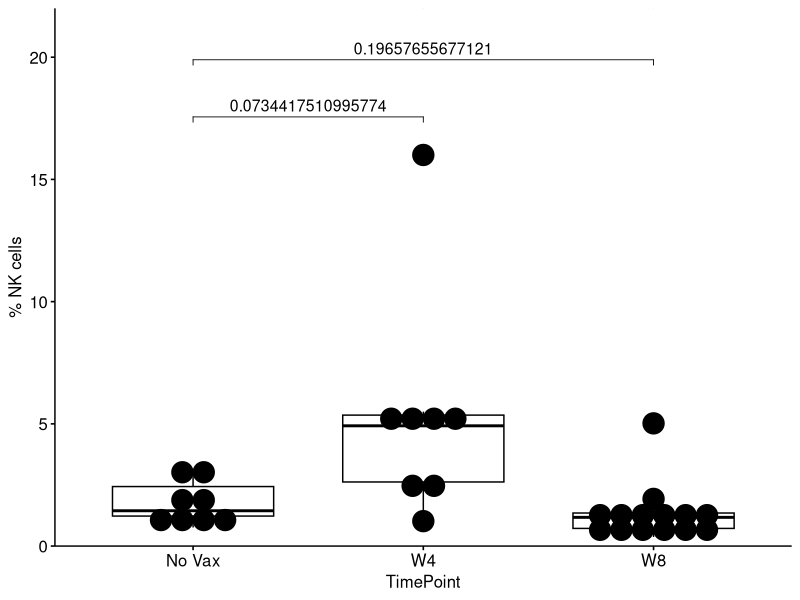
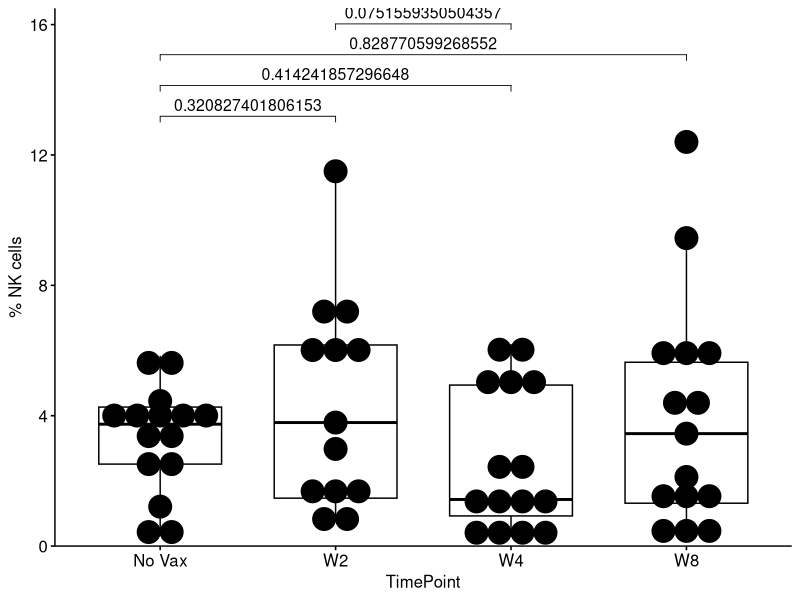

These charts were generated, in order, by the following R code:
# Load the necessary libraries
library(tidyverse)
library(dplyr)
library(ggplot2)
library(cowplot)
library(viridis)
library(ggpubr)
library(rstatix)  
library(ggpubr)  # For easy data-visualization

# Set wd
setwd("C:/Users/Steven Makatsa/OneDrive - UW/Shared Documents - SeshadriLab/Manuscripts/InPreparation/2023_IMPAcTB_CyTOF/Figures")

# Read in the CSVs
Fig3BC <- read.csv("text/Fig3BC.csv")

#####
### BAL Subsets
Fig3BC.bal <- Fig3BC %>% filter(STIM == "Unstim", Tissue == "BAL") %>% arrange(TimePoint)

a <- ggboxplot(Fig3BC.bal, x = "TimePoint", y = "NK_cells",
               ylim = c(0, 20)) +
  geom_dotplot(
    aes(fill = NULL, color = NULL),
    binaxis='y', stackdir='center', dotsize = 1.2,
    position = position_dodge(0.8)) + ylab("% NK cells")
a_test <- Fig3BC.bal %>% dunn_test(NK_cells ~ TimePoint)  %>%
  adjust_pvalue() %>%  add_significance("p.adj") %>% add_xy_position(x = "TimePoint")
ap <- a +
  stat_pvalue_manual(a_test, label = "p", , tip.length = 0.01, size = 4) +
  scale_y_continuous(expand = expansion(mult = c(0, 0.1)))
ap

### PBMC Subsets
Fig3BC.pbmc <- Fig3BC %>% filter(STIM == "Unstim", Tissue == "PBMC") %>% arrange(TimePoint)

c <- ggboxplot(Fig3BC.pbmc, x = "TimePoint", y = "NK_cells",
               ylim = c(0, 15)) +
  geom_dotplot(
    aes(fill = NULL, color = NULL),
    binaxis='y', stackdir='center', dotsize = 1.2,
    position = position_dodge(0.8)) + ylab("% NK cells")
c_test <- Fig3BC.pbmc %>% dunn_test(NK_cells ~ TimePoint)  %>%
  adjust_pvalue() %>%  add_significance("p.adj") %>% add_xy_position(x = "TimePoint")
cp <- c +
  stat_pvalue_manual(c_test, label = "p", , tip.length = 0.01, size = 4) +
  scale_y_continuous(expand = expansion(mult = c(0, 0.1)))
cp

